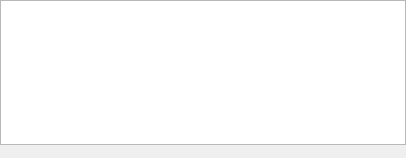
<?xml version="1.0" encoding="UTF-8"?>
<ui version="4.0">
 <class>QOverlay</class>
 <widget class="QWidget" name="QOverlay">
  <property name="geometry">
   <rect>
    <x>0</x>
    <y>0</y>
    <width>406</width>
    <height>158</height>
   </rect>
  </property>
  <property name="windowTitle">
   <string>Form</string>
  </property>
  <layout class="QVBoxLayout" name="verticalLayout">
   <property name="spacing">
    <number>0</number>
   </property>
   <property name="leftMargin">
    <number>0</number>
   </property>
   <property name="topMargin">
    <number>0</number>
   </property>
   <property name="rightMargin">
    <number>0</number>
   </property>
   <property name="bottomMargin">
    <number>0</number>
   </property>
   <item>
    <widget class="QPlainTextEdit" name="plainTextEdit">
     <property name="minimumSize">
      <size>
       <width>30</width>
       <height>0</height>
      </size>
     </property>
    </widget>
   </item>
   <item>
    <layout class="QHBoxLayout" name="horizontalLayout">
     <property name="spacing">
      <number>0</number>
     </property>
     <item>
      <spacer name="horizontalSpacer">
       <property name="orientation">
        <enum>Qt::Horizontal</enum>
       </property>
       <property name="sizeHint" stdset="0">
        <size>
         <width>40</width>
         <height>13</height>
        </size>
       </property>
      </spacer>
     </item>
     <item>
      <widget class="QPushButton" name="button">
       <property name="sizePolicy">
        <sizepolicy hsizetype="Fixed" vsizetype="Fixed">
         <horstretch>0</horstretch>
         <verstretch>0</verstretch>
        </sizepolicy>
       </property>
       <property name="minimumSize">
        <size>
         <width>10</width>
         <height>10</height>
        </size>
       </property>
       <property name="maximumSize">
        <size>
         <width>60</width>
         <height>10</height>
        </size>
       </property>
       <property name="font">
        <font>
         <kerning>false</kerning>
        </font>
       </property>
       <property name="text">
        <string/>
       </property>
       <property name="icon">
        <iconset resource="images.qrc">
         <normaloff>:/r/images/mytab.png</normaloff>:/r/images/mytab.png</iconset>
       </property>
       <property name="iconSize">
        <size>
         <width>100</width>
         <height>10</height>
        </size>
       </property>
       <property name="autoDefault">
        <bool>false</bool>
       </property>
       <property name="default">
        <bool>false</bool>
       </property>
       <property name="flat">
        <bool>true</bool>
       </property>
      </widget>
     </item>
     <item>
      <spacer name="horizontalSpacer_2">
       <property name="orientation">
        <enum>Qt::Horizontal</enum>
       </property>
       <property name="sizeHint" stdset="0">
        <size>
         <width>40</width>
         <height>13</height>
        </size>
       </property>
      </spacer>
     </item>
    </layout>
   </item>
  </layout>
 </widget>
 <resources>
  <include location="images.qrc"/>
 </resources>
 <connections>
  <connection>
   <sender>button</sender>
   <signal>clicked()</signal>
   <receiver>QOverlay</receiver>
   <slot>expandOrContract()</slot>
   <hints>
    <hint type="sourcelabel">
     <x>202</x>
     <y>149</y>
    </hint>
    <hint type="destinationlabel">
     <x>202</x>
     <y>78</y>
    </hint>
   </hints>
  </connection>
 </connections>
 <slots>
  <slot>expandOrContract()</slot>
 </slots>
</ui>
